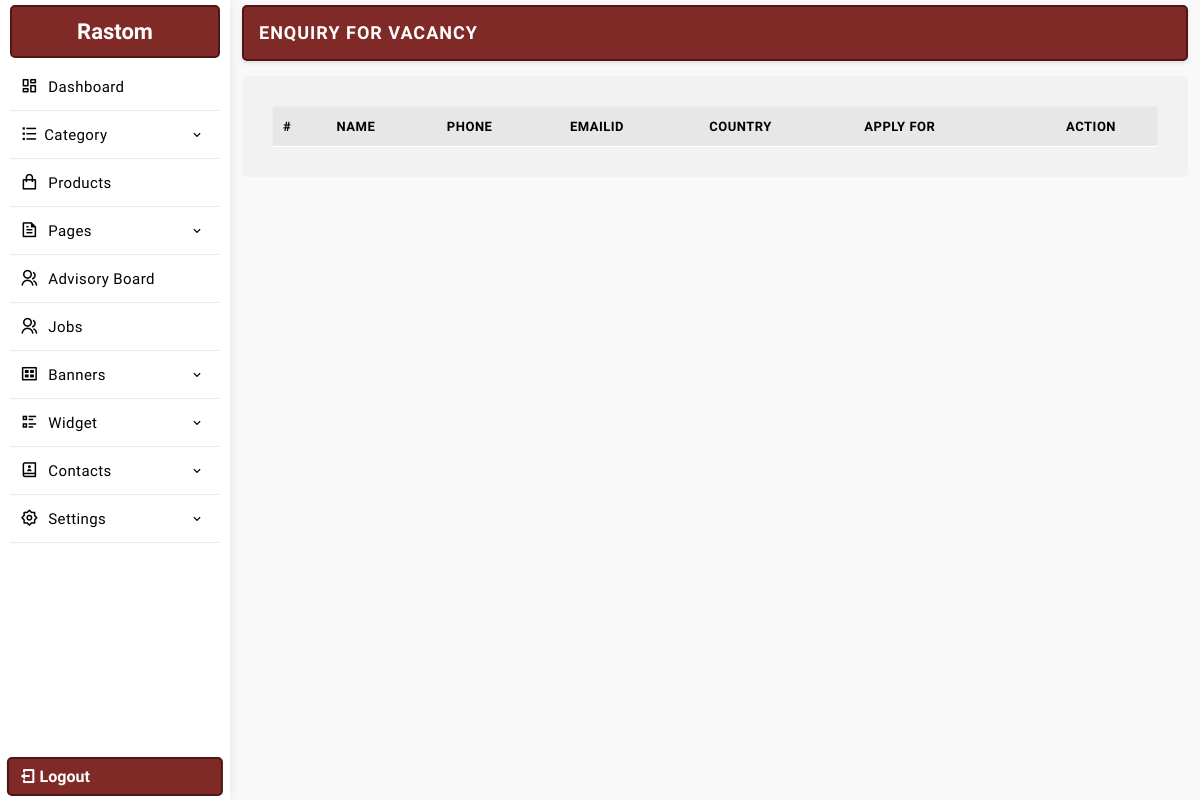
The page /manager/enquiryforvacancies.php (signed in) on the database as committed earlier.
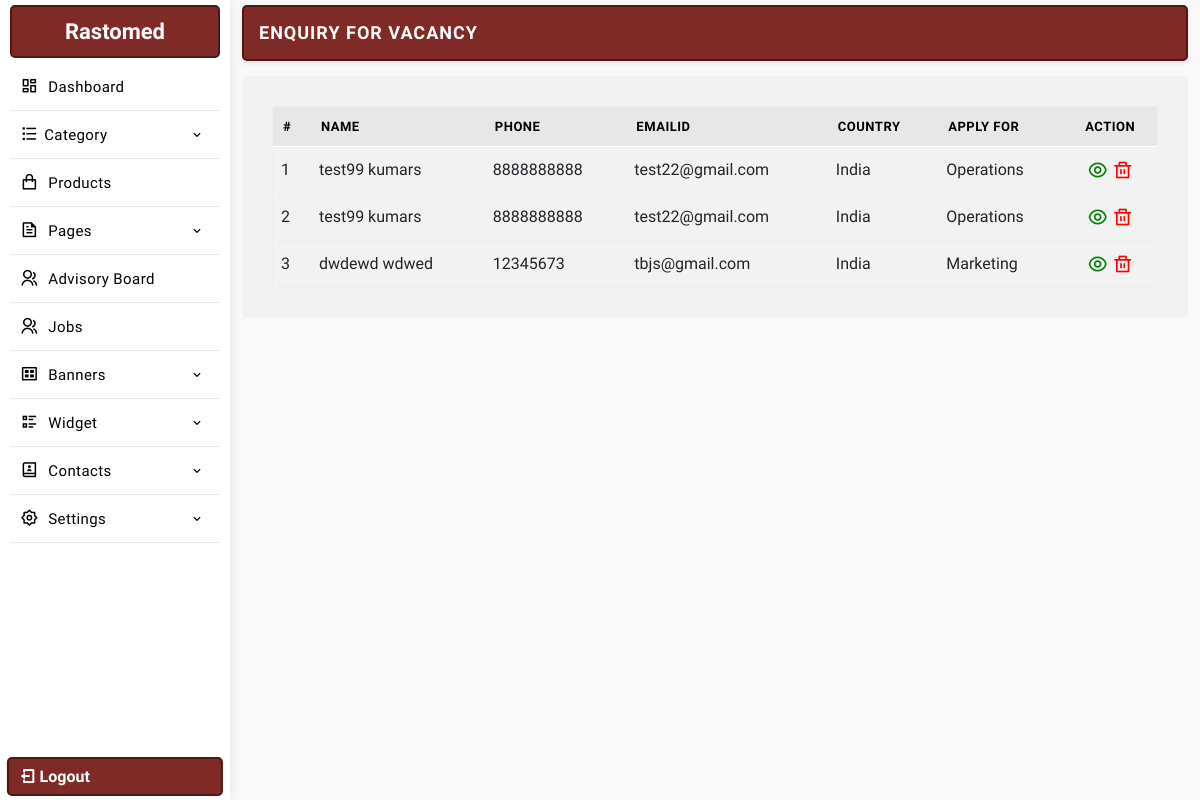
The same page on the database as committed later.
### tables this page shows
CREATE TABLE `settings` (
  `id` int(11) NOT NULL,
  `web_name` varchar(255) NOT NULL,
  `email_id` varchar(255) NOT NULL,
  `alternate_email_id` varchar(255) NOT NULL,
  `contact_no` varchar(255) NOT NULL,
  `alternate_no` varchar(255) NOT NULL,
  `whatsapp_no` varchar(255) NOT NULL,
  `address` text NOT NULL,
  `youtubelink` varchar(255) NOT NULL,
  `map_iframe` longtext NOT NULL,
  `facebook` varchar(255) NOT NULL,
  `youtube` varchar(255) NOT NULL,
  `instagram` varchar(255) NOT NULL,
  `twitter` varchar(255) NOT NULL,
  `linkedin` varchar(255) NOT NULL,
  `logo` varchar(255) NOT NULL,
  `meta_title` varchar(255) NOT NULL,
  `meta_keywords` varchar(255) NOT NULL,
  `meta_desc` text NOT NULL,
  `smart_classroom_desc` text DEFAULT NULL,
  `smart_classroom_text` varchar(255) DEFAULT '1st Smart Classroom',
  `brochure_file` varchar(500) DEFAULT '',
  `footerdesc` text NOT NULL,
  `googletag` text NOT NULL,
  `headercenterline` varchar(255) NOT NULL,
  `opening_hour` varchar(255) NOT NULL DEFAULT ''
);

CREATE TABLE `applyjob` (
  `id` int(11) NOT NULL,
  `name` varchar(255) NOT NULL,
  `email` varchar(255) NOT NULL,
  `contactno` varchar(255) NOT NULL,
  `country` varchar(255) NOT NULL DEFAULT '',
  `job_function` varchar(255) NOT NULL DEFAULT '',
  `applyfor` int(11) NOT NULL DEFAULT 0,
  `degree` varchar(255) NOT NULL DEFAULT '',
  `file` varchar(255) NOT NULL
);

### manager/database/db.php (called while the page is built, shortened)
<?php session_start();
$con = mysqli_connect( DB_HOST, DB_USER, DB_PASSWORD, DB_NAME);
$sqlsetting = mysqli_query($con,"SELECT * FROM `settings`");
$rwlinks = mysqli_fetch_array($sqlsetting);
$websitename = $rwlinks['web_name'];
?>

### manager/config.php (called while the page is built)
<?php include 'database/db.php'; ?>

### manager/enquiryforvacancies.php (the view, shortened to what this page needs)
<?php include 'config.php';
	include 'include/header.php';
	include 'include/sidebar.php';
 ?>
<section class="main-dashboard">
<div class="container-fluid">
<div class="row">
<div class="col-md-12">
	<div class="page-title">
		<div class="title">
			<h3>Enquiry For Vacancy</h3>
		</div>
	</div>
</div>
<div class="col-md-12">
	<div class="page-content">
	<table class="table table-hover" id="myTable">
		<thead>
			<tr>
				<th>#</th>
				<th>Name</th>
				<th>Phone</th>
				<th>Emailid</th>
				<th>Country</th>
				<th>Apply for</th>
				<th class="text-center">Action</th>
			</tr>
		</thead>
		<tbody>
		<?php
			$sqlcontact  = mysqli_query($con, "SELECT * FROM applyjob ORDER BY id DESC");
			if(mysqli_num_rows($sqlcontact)){
				$serial = 1;
				while($rwcontact = mysqli_fetch_assoc($sqlcontact )){
					$cid = $rwcontact['id'];
					$applyLabel = '';
					if ($applyLabel === '' || $applyLabel === null) {
						$applyLabel = $rwcontact['job_function'] ?? '';
					}
		 ?>
			<tr id='remove<?php echo $cid; ?>'>
				<td><?php echo $serial; ?></td>
				<td><?php echo htmlspecialchars($rwcontact['name']); ?></td>
				<td><?php echo htmlspecialchars($rwcontact['contactno']); ?></td>
				<td><?= htmlspecialchars($rwcontact['email']); ?></td>
				<td><?= htmlspecialchars($rwcontact['country'] ?? ''); ?></td>
				<td><?= htmlspecialchars($applyLabel); ?></td>
				<td class="text-center">
					<a href="javascript:" class='editbtn ri-eye-line' ></a>
					<a href="javascript:"  ide="<?=$cid;?>" class='delbtn ri-delete-bin-line' ></a>
				</td>
			</tr>
	<?php $serial++; }} ?>
		</tbody>
	</table>
	</div>
</div>
</div>
</div>
</section>
<?php
	include "include/footer.php";
?>

### manager/include/sidebar.php (shortened to what this page needs)
<aside class="sidebar-menu-dashboard">
<div class="logo-n-toggle">
	<a href="dashboard.php"><?=$websitename;?></a>
</div>
<nav class="menu">
<ul class="aside-menu">
<li class="menu-item ">
	<a href="dashboard.php" class="menu-link">
	<span class="link-text"><i class="ri-dashboard-line"></i> Dashboard</span>
	</a>
</li>
<li class="menu-item has-submenu">
	<a href="javascript:" class="menu-link" id="parent-menu">
	<span class="link-text"><i class="ri-list-check"></i>Category</span>
	<i class='bx bx-chevron-down'></i>
	</a>
</li>
<li class="menu-item ">
	<a href="products.php" class="menu-link">
	<span class="link-text"><i class="ri-shopping-bag-line"></i> Products</span>
	</a>
</li>
<li class="menu-item has-submenu">
	<a href="javascript:" class="menu-link" id="parent-menu">
	<span class="link-text"><i class="ri-file-text-line"></i> Pages</span>
	<i class='bx bx-chevron-down'></i>
	</a>
</li>
<li class="menu-item ">
	<a href="advisoryboard.php" class="menu-link">
	<span class="link-text"><i class="ri-group-line"></i> Advisory Board</span>
	</a>
</li>
<li class="menu-item ">
	<a href="jobs.php" class="menu-link">
	<span class="link-text"><i class="ri-group-line"></i> Jobs</span>
	</a>
</li>
<li class="menu-item has-submenu">
<a href="javascript:" class="menu-link orders" id="parent-menu">
<span class="link-text"><i class="ri-gallery-view"></i> Banners</span>
<i class='bx bx-chevron-down'></i>
</a>
</li>
<li class="menu-item has-submenu">
<a href="javascript:" class="menu-link" id="parent-menu">
<div>
<span class="link-text"><i class="ri-list-check-2"></i> Widget</span>
</div>
<i class='bx bx-chevron-down'></i>
</a>
</li>
<li class="menu-item has-submenu">
<a href="javascript:" class="menu-link orders" id="parent-menu">
<div>
<span class="link-text"><i class="ri-contacts-book-2-line"></i> Contacts</span>
</div>
<i class='bx bx-chevron-down'></i>
</a>
</li>
<li class="menu-item has-submenu">
<a href="javascript:" class="menu-link orders" id="parent-menu">
<div>
<span class="link-text"><i class="ri-settings-2-line"></i> Settings</span>
</div>
<i class='bx bx-chevron-down'></i>
</a>
</li>
</ul>
</nav>
<a href="logout.php" class="logout-fixed"><i class="ri-logout-box-line"></i> Logout</a>
</aside>

Rows that differ between the two databases and show on the page:
changed settings: web_name "Rastom" → "Rastomed"
added applyjob: name "test99 kumars", contactno "8888888888", email "test22@gmail.com", country "India", job_function "Operations"
added applyjob: name "test99 kumars", contactno "8888888888", email "test22@gmail.com", country "India", job_function "Operations"
added applyjob: name "dwdewd wdwed", contactno "12345673", email "tbjs@gmail.com", country "India", job_function "Marketing"
